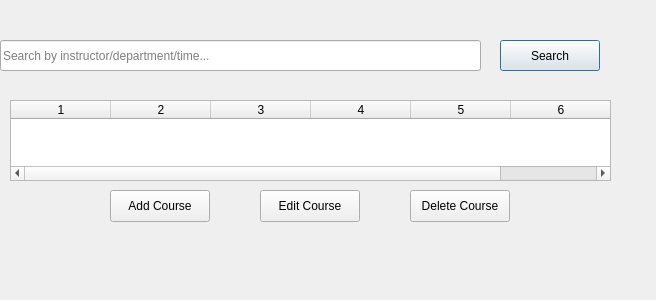
<?xml version="1.0" encoding="UTF-8"?>
<ui version="4.0">
 <class>QDialog</class>
 <widget class="QDialog" name="QDialog">
  <property name="geometry">
   <rect>
    <x>0</x>
    <y>0</y>
    <width>656</width>
    <height>300</height>
   </rect>
  </property>
  <property name="windowTitle">
   <string>Dialog</string>
  </property>
  <widget class="QLineEdit" name="SearchInput">
   <property name="geometry">
    <rect>
     <x>0</x>
     <y>40</y>
     <width>481</width>
     <height>31</height>
    </rect>
   </property>
   <property name="placeholderText">
    <string>Search by instructor/department/time... </string>
   </property>
  </widget>
  <widget class="QPushButton" name="SearchButton">
   <property name="geometry">
    <rect>
     <x>500</x>
     <y>40</y>
     <width>100</width>
     <height>31</height>
    </rect>
   </property>
   <property name="text">
    <string>Search</string>
   </property>
  </widget>
  <widget class="QTableWidget" name="CourseTable">
   <property name="geometry">
    <rect>
     <x>10</x>
     <y>100</y>
     <width>601</width>
     <height>81</height>
    </rect>
   </property>
   <property name="columnCount">
    <number>6</number>
   </property>
   <column/>
   <column/>
   <column/>
   <column/>
   <column/>
   <column/>
  </widget>
  <widget class="QPushButton" name="addButton">
   <property name="geometry">
    <rect>
     <x>110</x>
     <y>190</y>
     <width>100</width>
     <height>32</height>
    </rect>
   </property>
   <property name="text">
    <string>Add Course</string>
   </property>
  </widget>
  <widget class="QPushButton" name="editButton">
   <property name="geometry">
    <rect>
     <x>260</x>
     <y>190</y>
     <width>100</width>
     <height>32</height>
    </rect>
   </property>
   <property name="text">
    <string>Edit Course</string>
   </property>
  </widget>
  <widget class="QPushButton" name="DeleteButton">
   <property name="geometry">
    <rect>
     <x>410</x>
     <y>190</y>
     <width>100</width>
     <height>32</height>
    </rect>
   </property>
   <property name="text">
    <string>Delete Course</string>
   </property>
  </widget>
 </widget>
 <resources/>
 <connections/>
</ui>
